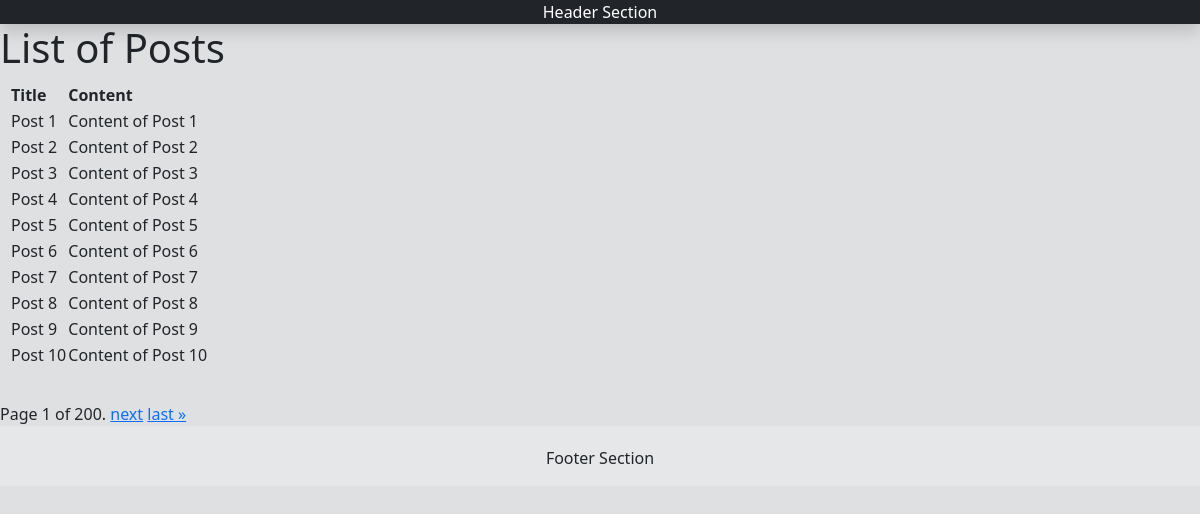
The page / on the database its author committed.
### app/models.py (models this page shows, shortened)
class Post(models.Model):
    LIST_OF_TYPE_POST = (
        ('Private', 'Private'),
        ('Public', 'Public')
    )
    id = models.AutoField(primary_key=True)
    title = models.CharField(max_length=100)
    post_content = models.TextField()
    user = models.ForeignKey(User, on_delete=models.CASCADE)
    date_created = models.DateField()
    date_updated = models.DateField(null=True)
    class Meta:
        db_table = "posts"

### app/views.py (the view)
# urls.py: path('', views.home_view),
def home_view(request):
    posts = Post.objects.all()
    paginator = Paginator(posts, 10)
    page_number = request.GET.get("page")
    page_obj = paginator.get_page(page_number)
    return render(request, 'home.html',
                  {'page_obj': page_obj }
                  )

### app/templates/home.html (shortened to what this page needs)
{% extends "base.html" %}
{% block content %}
<div>
    <h1>List of Posts</h1>
    <table id="tbl">
      <th>Title</th><th>Content</th>
      {% for p in page_obj %}
        <tr>
          <td>{{ p.title }}</td>
          <td>{{ p.post_content }}</td>
        </tr>
      {% endfor  %}
    </table><br />
    <div class="pagination">
      <span class="step-links">
          <span class="current">
              Page {{ page_obj.number }} of {{ page_obj.paginator.num_pages }}.
          </span>
          {% if page_obj.has_next %}
              <a href="?page={{ page_obj.next_page_number }}">next</a>
              <a href="?page={{ page_obj.paginator.num_pages }}">last &raquo;</a>
          {% endif %}
      </span>
  </div>
</div>
{% endblock content %}

### app/templates/base.html (shortened to what this page needs)
<!DOCTYPE html>
<html lang="en">
    <head>
        <link href="https://cdn.jsdelivr.net/npm/bootstrap@5.3.0-alpha1/dist/css/bootstrap.min.css"
              rel="stylesheet"
>
        <link rel="stylesheet"
              href="https://cdn.jsdelivr.net/npm/bootstrap-icons@1.10.3/font/bootstrap-icons.css">
    </head>
    <body style="background-color: #DEE0E2;">
        {% load static %}
        {% include 'header.html' %}
        <main style="width: 100%;">
            {% block content %}{% endblock content %}
        </main>
        {% include 'footer.html' %}
    </body>
</html>

### app/templates/header.html
<header class="navbar navbar-dark sticky-top bg-dark flex-md-nowrap p-0 shadow">
    <div class="navbar-nav"style="color: white; text-align: center; width: 100%;">
        Header Section
    </div>
</header>

### app/templates/footer.html
<footer style="width: 100%; background-color: #E5E7E9; height: 60px;">
    <p style="text-align: center; padding-top: 20px;">Footer Section</p>
</footer>

### app/templates/base.html (style rules this page uses)
#tbl { padding: 10px; margin: 10px; }

### rows shown on the page
Post: title "Post 1", post_content "Content of Post 1"
Post: title "Post 2", post_content "Content of Post 2"
Post: title "Post 3", post_content "Content of Post 3"
Post: title "Post 4", post_content "Content of Post 4"
Post: title "Post 5", post_content "Content of Post 5"
Post: title "Post 6", post_content "Content of Post 6"
Post: title "Post 7", post_content "Content of Post 7"
Post: title "Post 8", post_content "Content of Post 8"
Post: title "Post 9", post_content "Content of Post 9"
Post: title "Post 10", post_content "Content of Post 10"

### other values the page prints
{{ page_obj.number }} "1"
{{ page_obj.paginator.num_pages }} "200"
